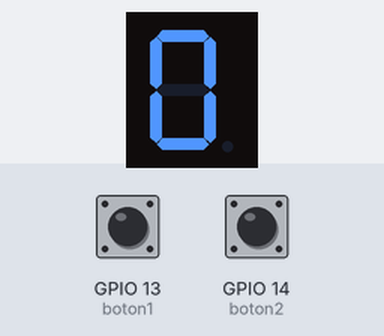
Recording of a program running on a simulated ESP32 board running MicroPython. Shown: 1-digit seven-segment display. The test bench sets the inputs (shaded band); at power-on: GPIO 13 (boton1) HIGH, GPIO 14 (boton2) HIGH. The segment pins are drawn as the display they are named for; library files of the repository ran but are not shown: 1 file(s).

Above: at 0.81 s.
1.3 s: GPIO 13 (boton1) pulled LOW for 0.75 s
At 2.31 s:
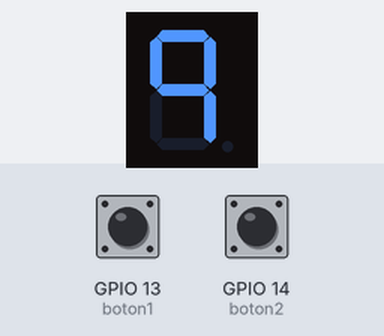
3.6 s: GPIO 14 (boton2) pulled LOW for 0.75 s
At 4.11 s:
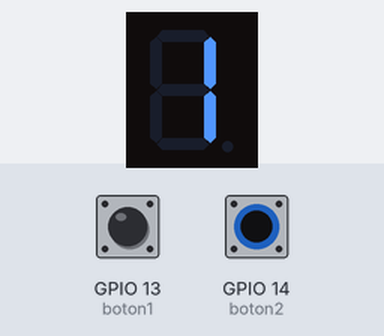
5.8 s: GPIO 14 (boton2) pulled LOW for 1 s
At 6.81 s:
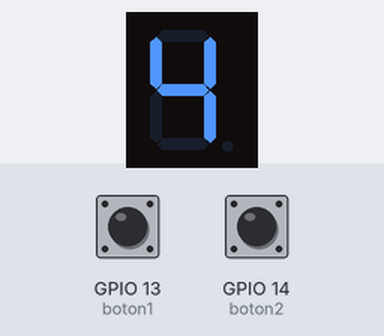
8.3 s: GPIO 13 (boton1) pulled LOW for 3.2 s
At 8.91 s:
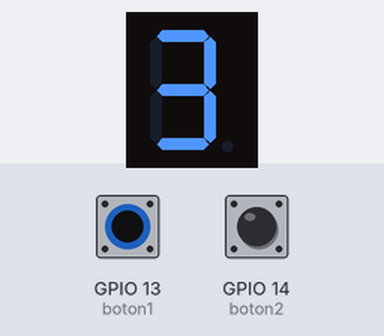
Timing chart, 0 to 11.3 s (numbered marks = the images above; inputs shaded):
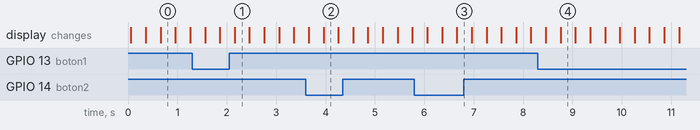

Measured:
- after the input at 1.3 s, the display: first differs from a run without the input after 0.86 s (image 1)
- after the input at 3.6 s, the display: first differs from a run without the input after 0.36 s (image 2)
- after the input at 5.8 s, the display: first differs from a run without the input after 0.86 s (image 3)
- after the input at 8.3 s, the display: first differs from a run without the input after 0.46 s (image 4)

The program:

main.py
```python
from machine import Pin
from time import sleep_ms

boton1= Pin(13, Pin.IN, Pin.PULL_UP)
boton2= Pin(14, Pin.IN, Pin.PULL_UP)
pa = Pin(27, Pin.OUT)
pb = Pin(26, Pin.OUT)
pc = Pin(25, Pin.OUT)
pd = Pin(33, Pin.OUT)
pe = Pin(32, Pin.OUT)
pf = Pin(19, Pin.OUT)
pg = Pin(18, Pin.OUT)
count = 0
def display(a,b,c,d,e,f,g):
    pa.value(a)
    pb.value(b)
    pc.value(c)
    pd.value(d)
    pe.value(e)
    pf.value(f)
    pg.value(g)
display(1,1,1,1,1,1,0)
while True:
    while count >= 0:
        while count<=9:
            if (boton1.value()==1):
                sleep_ms(300)
                count+=1
                if count == 0:
                    display(1,1,1,1,1,1,0)
                elif count == 1:
                    display(0,1,1,0,0,0,0)
                elif count == 2:
                    display(1,1,0,1,1,0,1)
                elif count == 3:
                    display(1,1,1,1,0,0,1)
                elif count == 4:
                    display(0,1,1,0,0,1,1)
                elif count == 5:
                    display(1,0,1,1,0,1,1)
                elif count == 6:
                    display(1,0,1,1,1,1,1)
                elif count == 7:
                    display(1,1,1,0,0,0,0)
                elif count == 8:
                    display(1,1,1,1,1,1,1)
                elif count == 9:
                    display(1,1,1,0,0,1,1)
                elif count == 10:
                    count = 0
                    display(1,1,1,1,1,1,0)
            if (boton2.value()==1):
                sleep_ms(300)
                count=count-1
                if count == 0:
                    display(1,1,1,1,1,1,0)
                elif count == 1:
                    display(0,1,1,0,0,0,0)
                elif count == 2:
                    display(1,1,0,1,1,0,1)
                elif count == 3:
                    display(1,1,1,1,0,0,1)
                elif count == 4:
                    display(0,1,1,0,0,1,1)
                elif count == 5:
                    display(1,0,1,1,0,1,1)
                elif count == 6:
                    display(1,0,1,1,1,1,1)
                elif count == 7:
                    display(1,1,1,0,0,0,0)
                elif count == 8:
                    display(1,1,1,1,1,1,1)
                elif count == 9:
                    display(1,1,1,0,0,1,1)
                elif count == -1:
                    count = 9
                    display(1,1,1,0,0,1,1)
```
